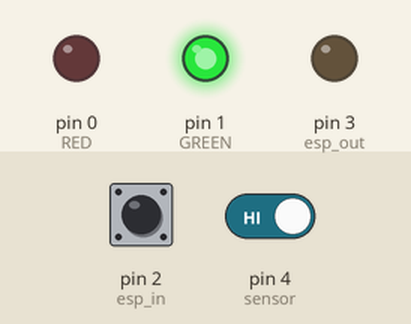
This sketch was run on a simulated Arduino Uno, built with avr-gcc and run on an emulated ATmega328P. On the bench: output pins drawn as LEDs (lit = HIGH). Dashed ring = blinking. Inputs (shaded band) come from the test bench; at power-on: pin 2 (esp_in) HIGH, pin 4 (sensor) HIGH.

Above: at 1.2 s.
1.3 s: pin 2 (esp_in) pulled LOW for 0.15 s
At 1.5 s:
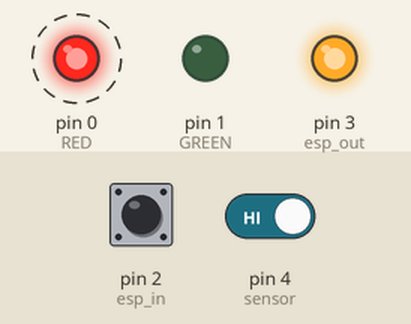
4.3 s: pin 4 (sensor) driven LOW
At 4.51 s:
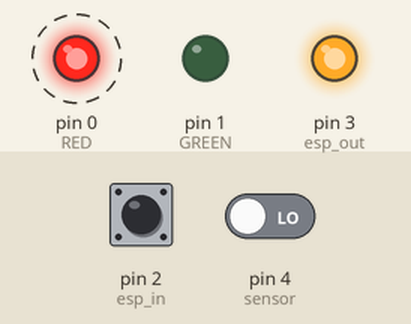
7.3 s: pin 4 (sensor) driven HIGH
At 10.15 s:
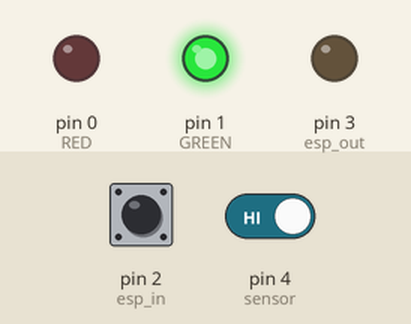
10.3 s: pin 2 (esp_in) pulled LOW for 1 s
At 10.5 s:
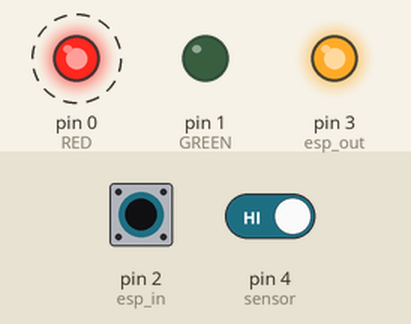
Timing chart, 0 to 14.3 s (numbered marks = the images above; inputs shaded):
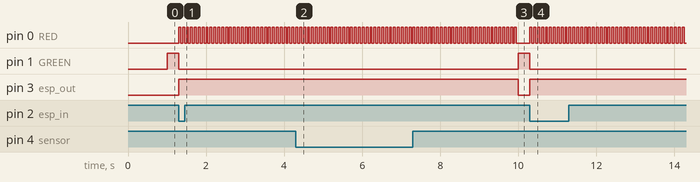

The sketch:

tinyV2.ino
```cpp
/*
 * SGP by maker asia
 */

const int RED =  0;
const int GREEN =  1;
const int sensor = 4; //4 A2
const int esp_in = 2;
const int esp_out = 3;

boolean red_enable = false;
boolean green_enable = true;

unsigned long preMillis_Green = 0;
const long interval_Green = 1000;
unsigned long preMillis_Red = 0;
const long interval_Red = 50;

unsigned long preMillis_blink = 0;

int timeToblink = 5 * 1000; // 1 * 60000 = 60 second or 1 minute

boolean stateGyro;
boolean readGyro() {
  if (analogRead(sensor) < 650) {
    stateGyro = 0;
  } else {
    stateGyro = 1;
  }
  return stateGyro;
}

void setup() {
  pinMode(sensor, INPUT_PULLUP);
  pinMode(esp_in, INPUT_PULLUP);
  pinMode(esp_out, OUTPUT);
  pinMode(RED, OUTPUT);
  pinMode(GREEN, OUTPUT);
}

void loop() {
  unsigned long curMillis = millis();

  if (green_enable) {
    if (curMillis - preMillis_Green >= interval_Green) {
      preMillis_Green = curMillis;
      digitalWrite(GREEN, !digitalRead(GREEN));
      digitalWrite(esp_out, LOW);
    }
  } else if (red_enable) {
    if (curMillis - preMillis_Red >= interval_Red) {
      preMillis_Red = curMillis;
      digitalWrite(RED, !digitalRead(RED));
      digitalWrite(esp_out, HIGH);
    }
    if (curMillis - preMillis_blink >= timeToblink ) {
      preMillis_blink = curMillis;
      red_enable = false;
      green_enable = true;
      digitalWrite(RED, 0);
      digitalWrite(esp_out, LOW);
    }
  }

  //  digitalWrite(esp_out, LOW);
  //  boolean reading = readGyro();
  //    if (digitalRead(esp_in) == LOW && red_enable == false || reading == LOW && red_enable == false) {
  boolean reading = digitalRead(sensor);
  //  if (reading == LOW && red_enable == false) {
  if (digitalRead(esp_in) == LOW && red_enable == false || reading == LOW && red_enable == false) {
    //  if (digitalRead(esp_in) == LOW && red_enable == false ) {
    red_enable = true;
    green_enable = false;
    digitalWrite(GREEN, 0);
    digitalWrite(esp_out, HIGH);
  }
}
```

Measured:
- after the input at 1.3 s, pin 0 (RED): alternates HIGH for 0.05 s and LOW for 0.05 s, starting at once; pin 3 (esp_out): LOW → HIGH at once
- after the input at 4.3 s, pin 1 (GREEN): stays LOW (without the input it goes to HIGH after 0.70 s); pin 3 (esp_out): stays HIGH (without the input it goes to LOW after 0.70 s)
- after the input at 7.3 s, pin 1 (GREEN): LOW → HIGH after 2.7 s; pin 3 (esp_out): HIGH → LOW after 2.7 s
- after the input at 10.3 s, pin 0 (RED): alternates HIGH for 0.05 s and LOW for 0.05 s, starting at once; pin 3 (esp_out): LOW → HIGH at once
